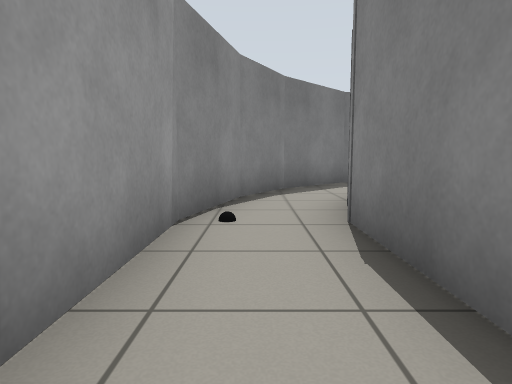
[1] (above)

17 first-person views from a walk through a robot-simulator world made for Gazebo. The camera is 0.72 m above the floor, tilts 6° down and sees 75° across. The floor is counted in squares, 1 m on a side. Each view is taken from the middle of a square. On the plan, view 1 faces up. The plan holds only what a view shows up to about 10 squares ahead; the rest is blank.

[2]
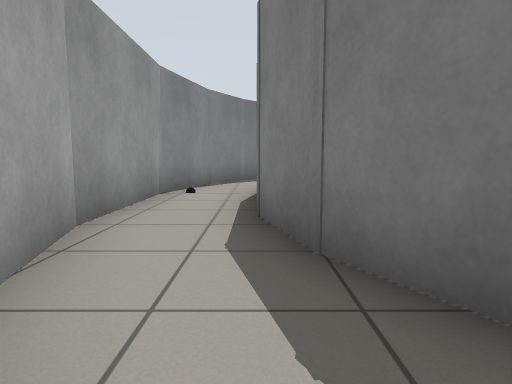

[3]
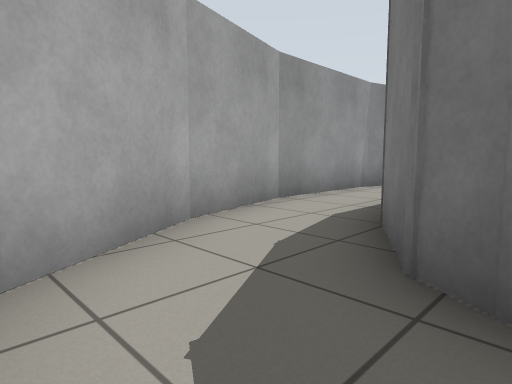

[4]
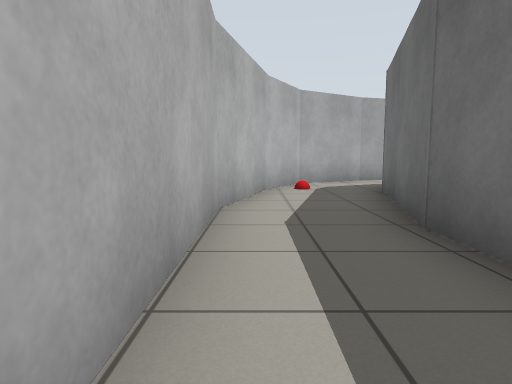

[5]
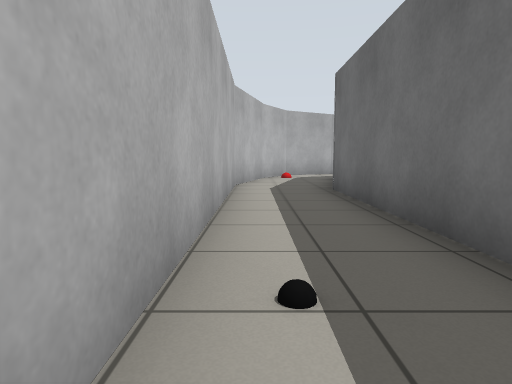

[6]
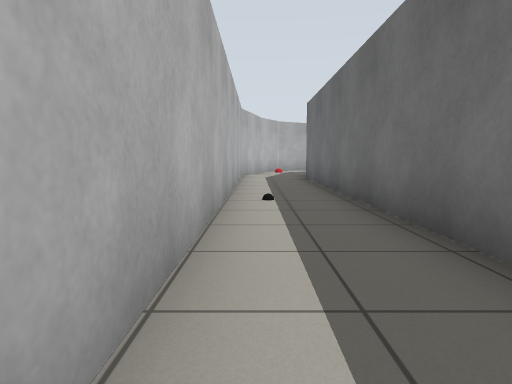

[7]
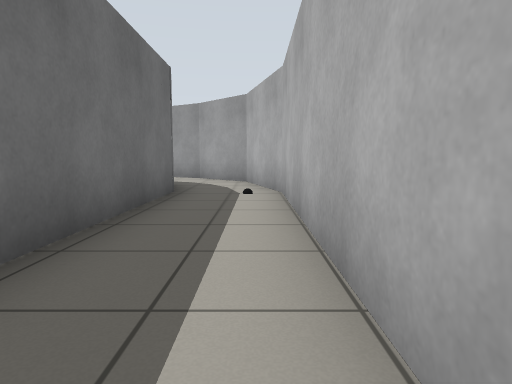

[8]
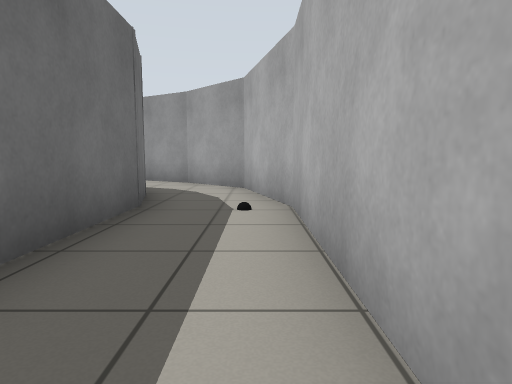

[9]
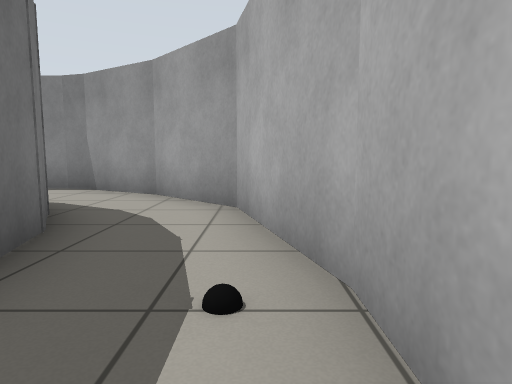

[10]
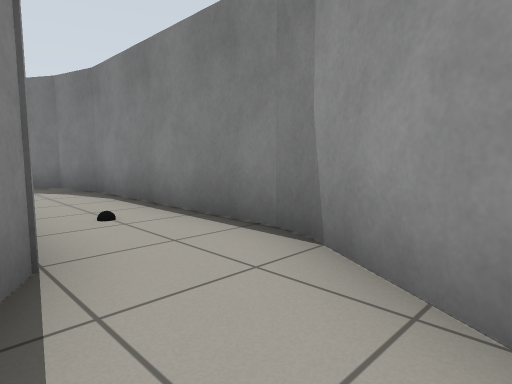

[11]
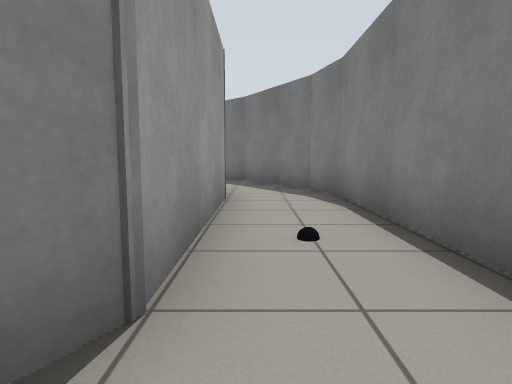

[12]
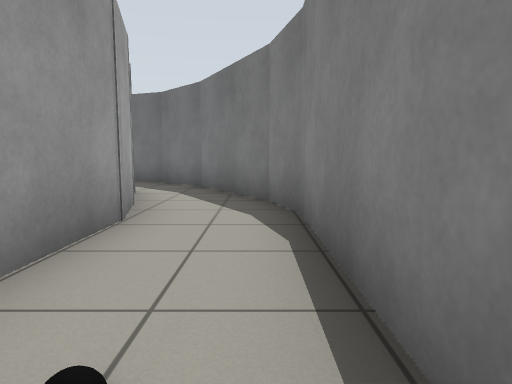

[13]
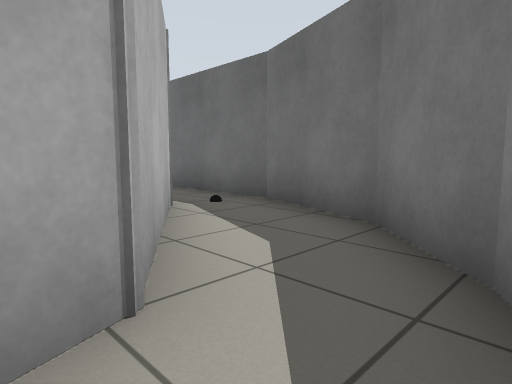

[14]
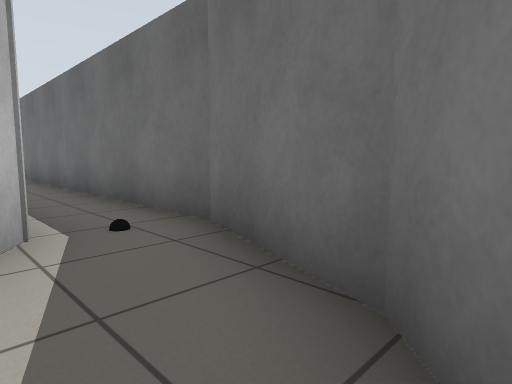

[15]
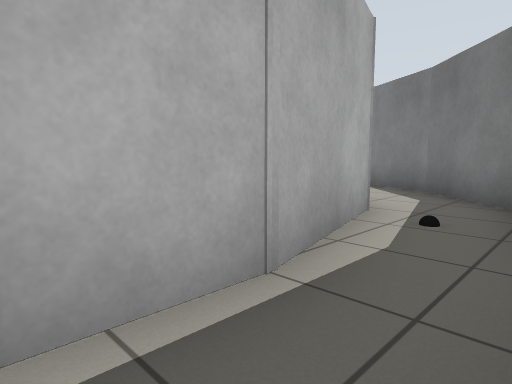

[16]
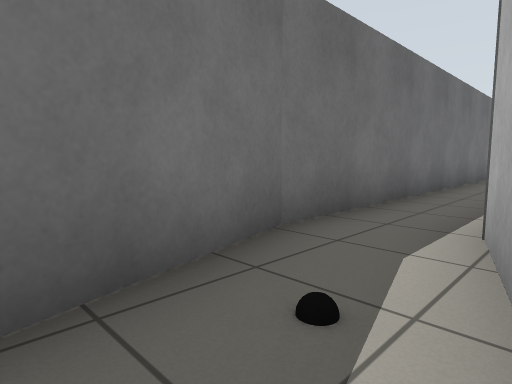

[17]
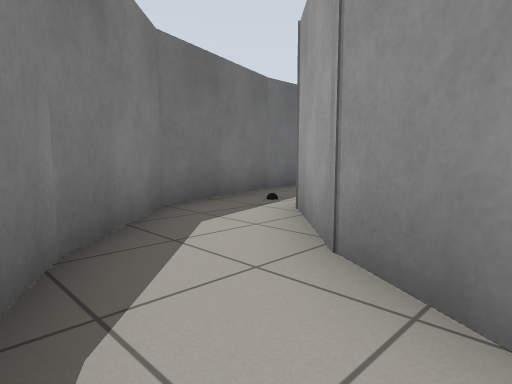

### Floor plan
Ten units are one square. View 1 is at (0, 0); x grows to the right and y downward. Boxes are objects, and circles mark ways between rooms. Rooms are numbered by the first view taken in them; rooms with no view inside come last. Other rooms are left out.
<svg viewBox="-14 -108 285 168">
<path fill="none" stroke="#000" d="M-9 -5 -3 19M15 7 10 -12 10 -37M-3 18 9 38M23 19 14 4M-9 -39 -9 -4M-7 -47 -9 -37M28 23 23 19M48 28 27 22M23 47 44 52M9 38 25 48M67 33 48 28M54 55 209 55M208 55 228 49M210 33 65 33M44 52 55 55M223 29 207 33M231 24 220 30M254 31 264 13M228 49 237 47 254 30M245 -40 245 6 242 11M266 -41 262 -56M266 8 266 -42M241 -53 245 -37M264 14 266 7M262 -55 255 -67M247 -81 234 -94 219 -100M205 -86 235 -67 238 -61M255 -67 247 -82M64 -86 79 -86M57 -85 66 -87M219 -100 210 -103 56 -103M27 -69 37 -79 57 -85M58 -103 25 -94 13 -82M14 -51 23 -65M21 -63 27 -69M-3 -61 -7 -47M7 -77 -3 -60M13 -82 6 -75"/>
<rect x="-5" y="-45" width="10" height="10" fill="#bbb"><title>other object</title></rect>
<rect x="15" y="35" width="10" height="10" fill="#bbb"><title>other object</title></rect>
<rect x="115" y="45" width="10" height="10" fill="#bbb"><title>black ball</title></rect>
<rect x="205" y="45" width="10" height="10" fill="#bbb"><title>black ball</title></rect>
<rect x="245" y="-15" width="10" height="10" fill="#bbb"><title>black ball</title></rect>
<rect x="205" y="-95" width="10" height="10" fill="#bbb"><title>black ball</title></rect>
<rect x="35" y="-95" width="10" height="10" fill="#bbb"><title>black ball</title></rect>
<circle cx="10" cy="30" r="3" fill="#2a7"/>
<circle cx="0" cy="-40" r="3" fill="#2a7"/>
<circle cx="40" cy="40" r="3" fill="#2a7"/>
<circle cx="220" cy="40" r="3" fill="#2a7"/>
<circle cx="250" cy="20" r="3" fill="#2a7"/>
<circle cx="250" cy="-70" r="3" fill="#2a7"/>
<circle cx="210" cy="-90" r="3" fill="#2a7"/>
<circle cx="50" cy="-90" r="3" fill="#2a7"/>
<circle cx="20" cy="-70" r="3" fill="#2a7"/>
<text x="0" y="0">1</text>
<text x="30" y="30">2</text>
<text x="130" y="40">3</text>
<text x="240" y="30">4</text>
<text x="250" y="-20">5</text>
<text x="230" y="-80">6</text>
<text x="130" y="-90">7</text>
<text x="30" y="-90">8</text>
<text x="10" y="-60">9</text>
</svg>
Room 1 opens to room 2. Room 1 opens to room 9. Room 2 opens to room 3. Room 3 opens to room 4. Room 4 opens to room 5. Room 5 opens to room 6. Room 6 opens to room 7. Room 7 opens to room 8. Room 8 opens to room 9.

Where each view was taken, in squares from view 1:
view 1: 0 up, 0 right, facing up
view 2: 3 down, 1 right, facing up
view 3: 4 down, 3 right, facing up-left
view 4: 5 down, 10 right, facing left
view 5: 5 down, 14 right, facing left
view 6: 5 down, 18 right, facing left
view 7: 5 down, 14 right, facing right
view 8: 5 down, 16 right, facing right
view 9: 5 down, 19 right, facing right
view 10: 3 down, 24 right, facing up-right
view 11: 2 down, 25 right, facing up
view 12: 0 up, 26 right, facing up
view 13: 6 up, 25 right, facing up-left
view 14: 8 up, 24 right, facing up-left
view 15: 10 up, 8 right, facing down-left
view 16: 8 up, 3 right, facing up-right
view 17: 5 up, 0 right, facing up-right
